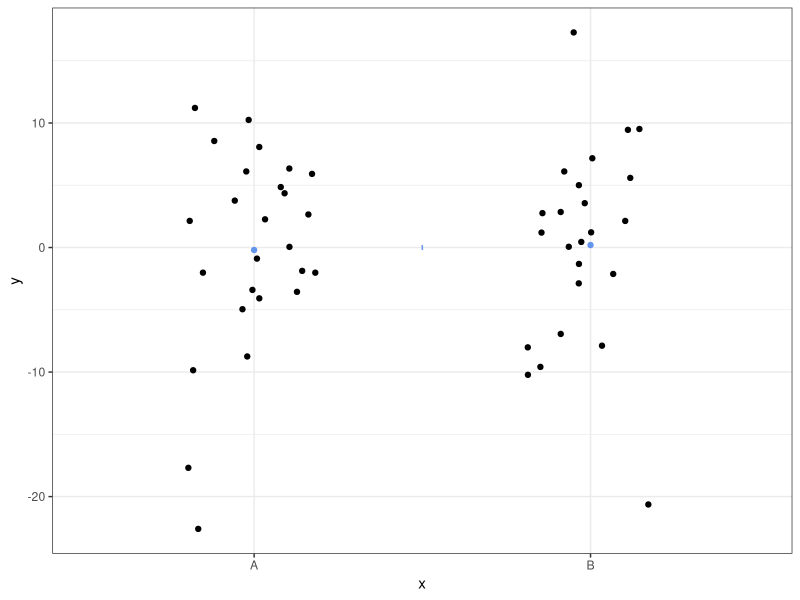

Reproduce this figure in R.
## ---- chunk 1
library(tidyverse)
set.seed(222)
theme_set(theme_bw())
## ---- chunk 2
x <- sample(c("A","B"), 50, replace = TRUE)
x_flag <- ifelse(x == "A", 0, 1)
## ---- chunk 3
beta_0 <- -10
beta_1 <-  20
sigma <- 8
## ---- chunk 4
y_expected <- beta_0 + beta_1 * x_flag
## ---- chunk 5
y <- rnorm(
  n = 50,
  mean = mean(y_expected),
  sd = sigma
)

simulated_data <- tibble(
  x,
  y
)
## ---- chunk 6
categorical_lm <- lm(y ~ x, data = simulated_data)
# Verify the model coefficients approximate the simulation parameters
summary(categorical_lm)
## ---- chunk 7
betas <- coef(categorical_lm)

ggplot(simulated_data, aes(x = x, y = y)) +
  geom_point(position = position_jitter(width = 0.2)) +
  # beta_0 = mean of reference level
  annotate("point", x = 1, y = betas[1], color = "cornflowerblue") +
  # beta_1 = difference from reference level
  annotate(
    "segment",
    x = 1.5,
    xend = 1.5,
    y = betas[1],
    yend = sum(betas),
    color = "cornflowerblue"
  ) +
  # beta_0 + beta_1 = mean of second level
  annotate("point", x = 2, y = sum(betas), color = "cornflowerblue")
